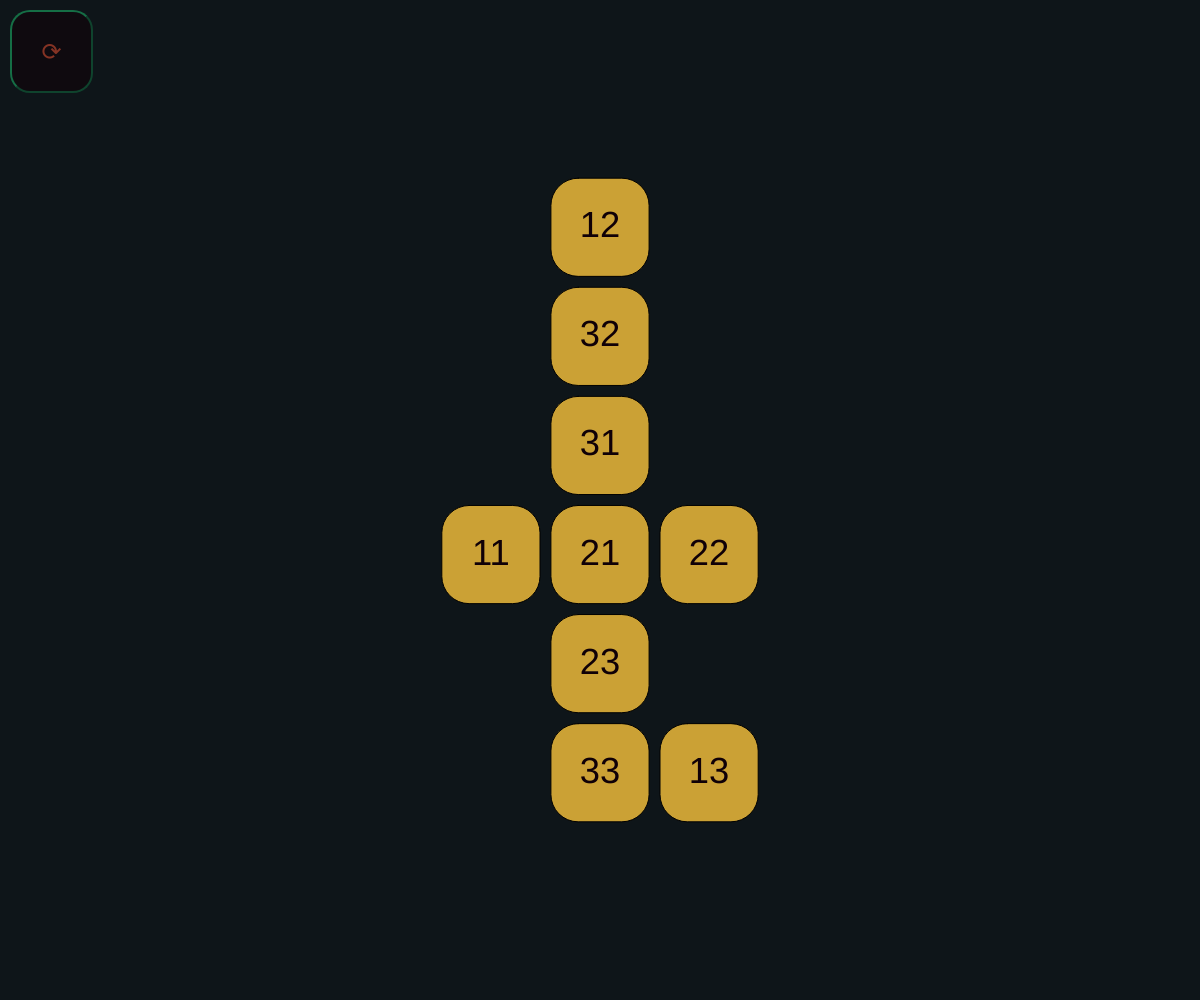
Frame 1 (no input)
Frame 60 (no input): identical to frame 1, image omitted
Frame 120 (the mouse pressed at the canvas centre since frame 60): identical to frame 1, image omitted

The p5.js sketch that drew this single still picture (run headless with seeded random() and noise() and a simulated clock; from frame 60 on, the mouse is pressed at the canvas centre):

// p5.js sketch
// ── sketch.js
let errie_black;
let ogre_odor;
let smoky_black;
let satin_gold;
let green;
var button;

function setup() {
  errie_black = color('#0E1519');
  ogre_odor = color('#FC5130');
  smoky_black = color('#100007');
  satin_gold = color('#CBA135');
  green = color('#1DC672');
  createCanvas(windowWidth, windowHeight);
  background(errie_black);
  console.log("Startup");
  size = min(width / bwid, height / bhei);
  createBoard();
  scale = 0.9;
  button = createButton('⟳');
  button.style("background-color", smoky_black);
  button.style("color", ogre_odor);
  button.style("border-color", green);
  button.style("opacity: 0.5");
  button.style("border-radius:" + 20 + "px");
  button.style("width:" + min(width, height) / 12 + "px");
  button.style("height:" + min(width, height) / 12 + "px");
  button.style("font-size:" + width / 50 + "px");
  button.position(10, 10);
  button.mousePressed(createBoard);
}
var board;
var bwid = 20;
var bhei = 7;
var scale;
var size;

function createBoard() {
  var pool = [11, 12, 13, 21, 22, 23, 31, 32, 33];
  board = [];
  for (var x = 0; x < bwid; x++) {
    board.push([]);
    for (var y = 0; y < bhei; y++) {
      board[x].push({
        "flag": false,
        "val": 0,
        "shown": false
      });
    }
  }
  var index = floor(random(pool.length));
  var value = pool[index];
  var used = [
    [floor(bwid / 2), floor(bhei / 2)]
  ];
  pool.splice(index, 1);
  board[floor(bwid / 2)][floor(bhei / 2)].val = value;
  board[floor(bwid / 2)][floor(bhei / 2)].flag = true;
  board[floor(bwid / 2)][floor(bhei / 2)].shown = true;
  while (pool.length > 0) {
    var space = floor(random(used.length));
    var dir = floor(random(4));
    var i;
    var j;
    switch (dir) {
      case 0:
        i = used[space][0] + 1;
        j = used[space][1];
        break;
      case 1:
        i = used[space][0] - 1;
        j = used[space][1];
        break;
      case 2:
        i = used[space][0];
        j = used[space][1] + 1;
        break;
      case 3:
        i = used[space][0];
        j = used[space][1] - 1;
        break;
    }
    if (i >= 0 && i < bwid && j >= 0 && j < bhei && !board[i][j].flag) {
      var works = pool.filter(function filt(item) {
        try {
          return pair(item, board[i + 1][j].val);
        } catch (error) {
          return true;
        }
      });
      works = works.filter(function filt(item) {
        try {
          return pair(item, board[i - 1][j].val);
        } catch (error) {
          return true;
        }
      });
      works = works.filter(function filt(item) {
        try {
          return pair(item, board[i][j + 1].val);
        } catch (error) {
          return true;
        }
      });
      works = works.filter(function filt(item) {
        try {
          return pair(item, board[i][j - 1].val);
        } catch (error) {
          return true;
        }
      });
      if (works.length != 0) {
        index = floor(random(works.length));
        value = works[index];
        if (pool.indexOf(value) != -1) {
          pool.splice(pool.indexOf(value), 1);
        }
        used.push([i, j]);
        board[i][j].val = value;
        board[i][j].flag = true;
        board[i][j].shown = true;
      }
    }
  }
  for (var i = 0; i < 0; i++) {
    var pick = floor(random(used.length));
    board[used[pick][0]][used[pick][1]].flag = false;
    board[used[pick][0]][used[pick][1]].val = 0;
    used.splice(pick, 1);
  }
  fix();
}

function fix() {
  for (var off = 0; off < board.length; off++) {
    if (empty(board[off])) {
      board.splice(off, 1);
    }
  }
  for (var hoff = 0; hoff < board[0].length; hoff++) {
    var row = [];
    for (var off = 0; off < board.length; off++) {
      row.push(board[off][hoff]);
    }
    if (empty(row)) {
      for (var off = 0; off < board.length; off++) {
        board[off].splice(hoff, 1);
      }
    }
  }
  var wid = board.length;
  var hei = board[0].length;
  size = min(width / wid, height / hei);
}

function empty(col) {
  for (var i = 0; i < col.length; i++) {
    if (col[i].shown) {
      return false;
    }
  }
  return true;
}

function pair(a, b) {
  var diff = 0;
  if (a == 0 || b == 0) {
    return true;
  }
  var temp1 = a;
  var temp2 = b;
  while (temp1 > 0 && temp2 > 0) {
    if (temp1 % 10 != temp2 % 10) {
      diff++;
    }
    temp1 = floor(temp1 / 10);
    temp2 = floor(temp2 / 10);
  }
  return diff == 1;
}

function showBoard() {
  rectMode(CENTER);
  textAlign(CENTER, CENTER);
  textSize(size / 3);
  for (var x = 0; x < board.length; x++) {
    for (var y = 0; y < board[x].length; y++) {
      if (board[x][y].shown) {
        if (board[x][y].flag) {
          fill(satin_gold)
        } else {
          fill(smoky_black);
        }
        rect(x * size, y * size, size * scale, size * scale, size / 4);
        if (!board[x][y].flag) {
          fill(satin_gold)
        } else {
          fill(smoky_black);
        }
        if (board[x][y].val != 0) {
          text(board[x][y].val, x * size, y * size);
        }
      }
    }
  }
}

function draw() {
  background(errie_black);
  translate((width - board.length * size + size) / 2, (height - board[0].length * size + size) / 2);
  showBoard();
}

function windowResized() {
  resizeCanvas(windowWidth, windowHeight);
  var wid = board.length;
  var hei = board[0].length;
  size = min(width / wid, height / hei);
}

function cut(x, scale) {
  let decimal = x - floor(x);
  if (decimal > (1 - scale) / 2 && decimal < (1 + scale) / 2) {
    return floor(x);
  }
  return -1;
}

function mousePressed() {
  //createBoard();
  let x = cut((mouseX - (width - board.length * size) / 2) / size, scale);
  let y = cut((mouseY - (height - board[0].length * size) / 2) / size, scale);
  if (x >= 0 && x < board.length && y >= 0 && y < board[0].length) {
    board[x][y].flag = !board[x][y].flag;
  }
}
